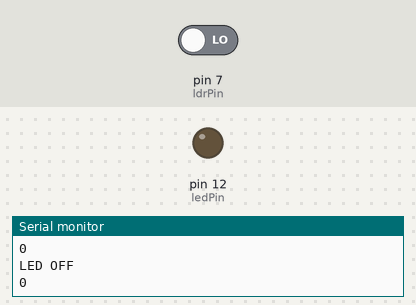
This sketch was run on a simulated Arduino Uno, built with avr-gcc and run on an emulated ATmega328P. Shown: output pins drawn as LEDs (lit = HIGH), the last lines printed to the serial monitor. The inputs (shaded band) are chosen by the test bench; at power-on: pin 7 (ldrPin) LOW.

Above: at 1.2 s.
1.3 s: pin 7 (ldrPin) driven HIGH
At 1.9 s:
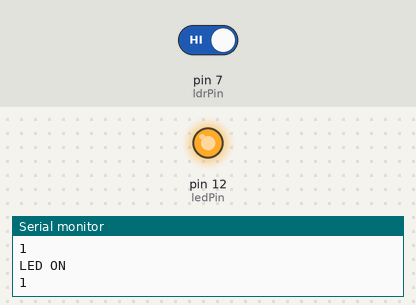
2.8 s: pin 7 (ldrPin) driven LOW
At 3.1 s:
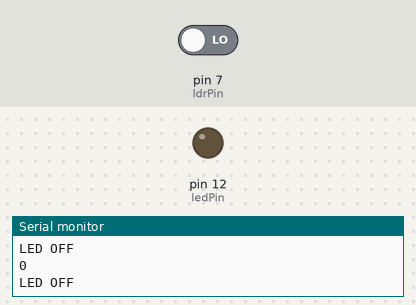
Timing chart, 0 to 5.8 s (numbered marks = the images above; inputs shaded):
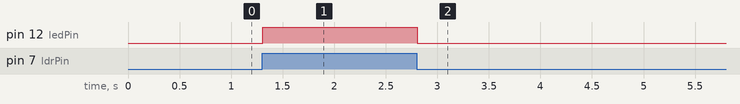

The sketch:

ARDINO_LDR.ino
```cpp
int ldrPin = 7;
int ledPin= 12;
int val = 0;
void setup() {
  pinMode(ldrPin, INPUT);
  pinMode(ledPin, OUTPUT);
  Serial.begin(9600);
}

void loop() {
  int val = digitalRead(ldrPin);
  Serial.println(val);

  if(val == HIGH ){
    digitalWrite(ledPin, HIGH);
    Serial.println("LED ON");
  }
  else{
    digitalWrite(ledPin, LOW);
    Serial.println("LED OFF");
  }
}
```

Measured:
- after the input at 1.3 s, pin 12 (ledPin): LOW → HIGH at once
- after the input at 2.8 s, pin 12 (ledPin): HIGH → LOW at once
